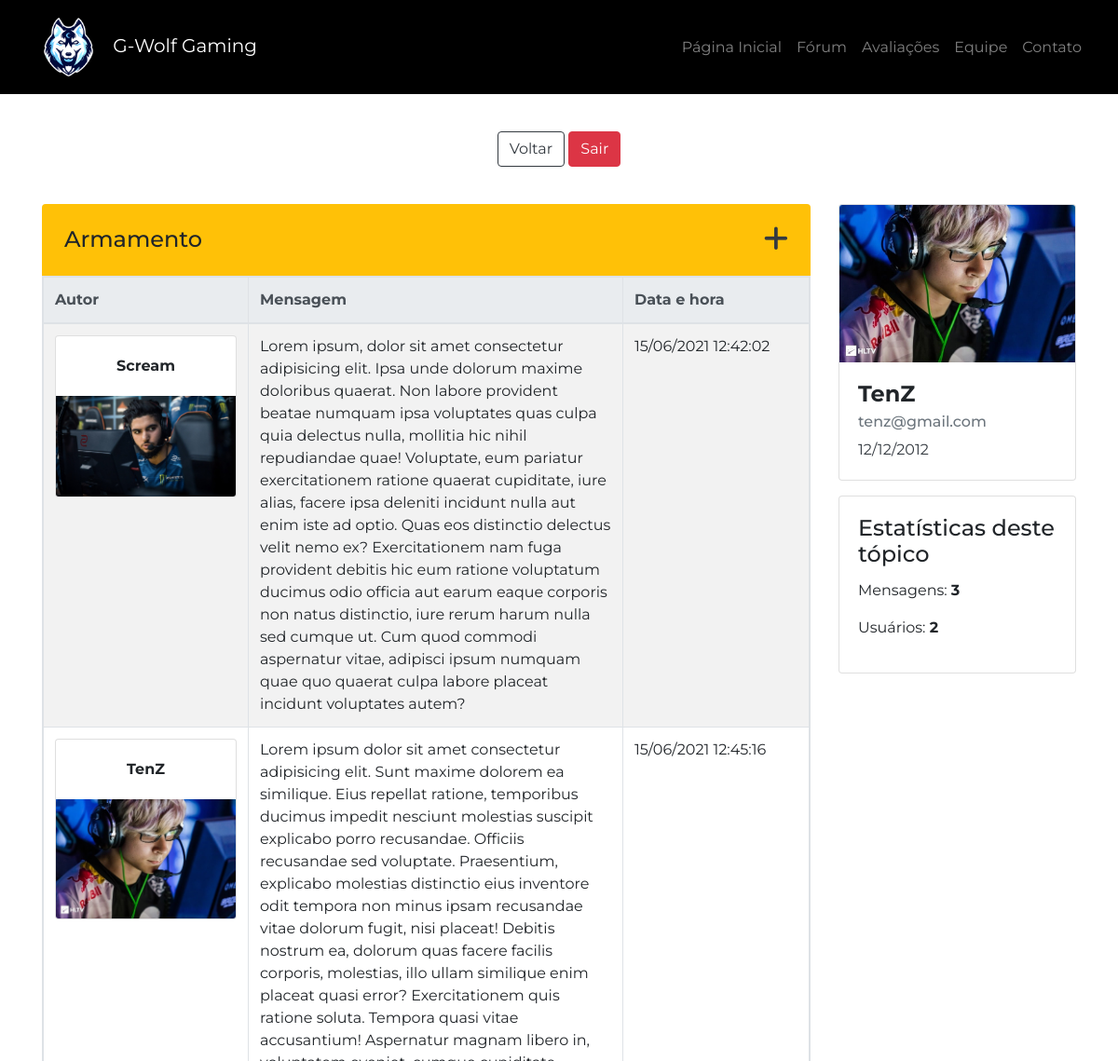
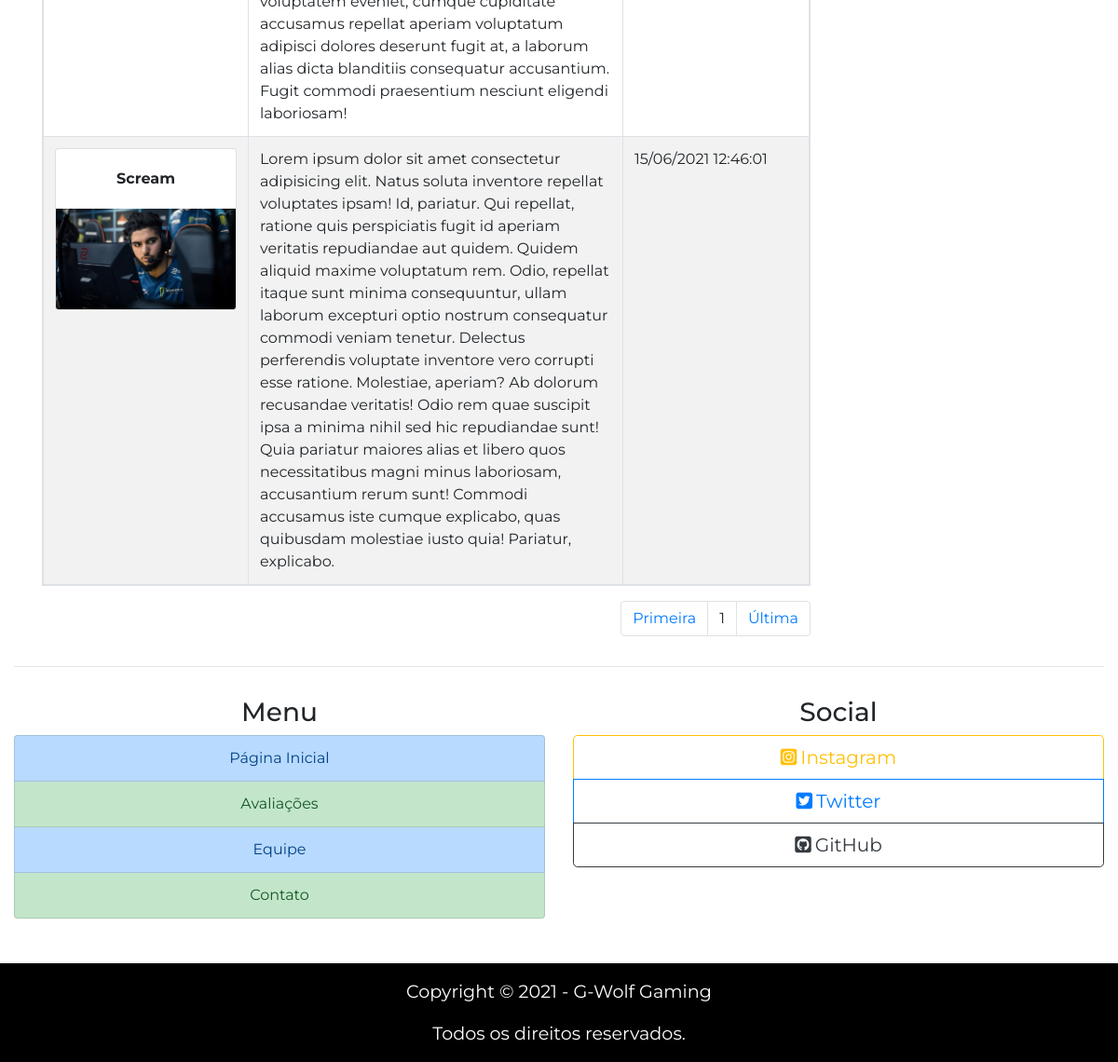
The page /topicos/armamento.php (signed in) on the database as committed earlier (2 pictures, top to bottom).
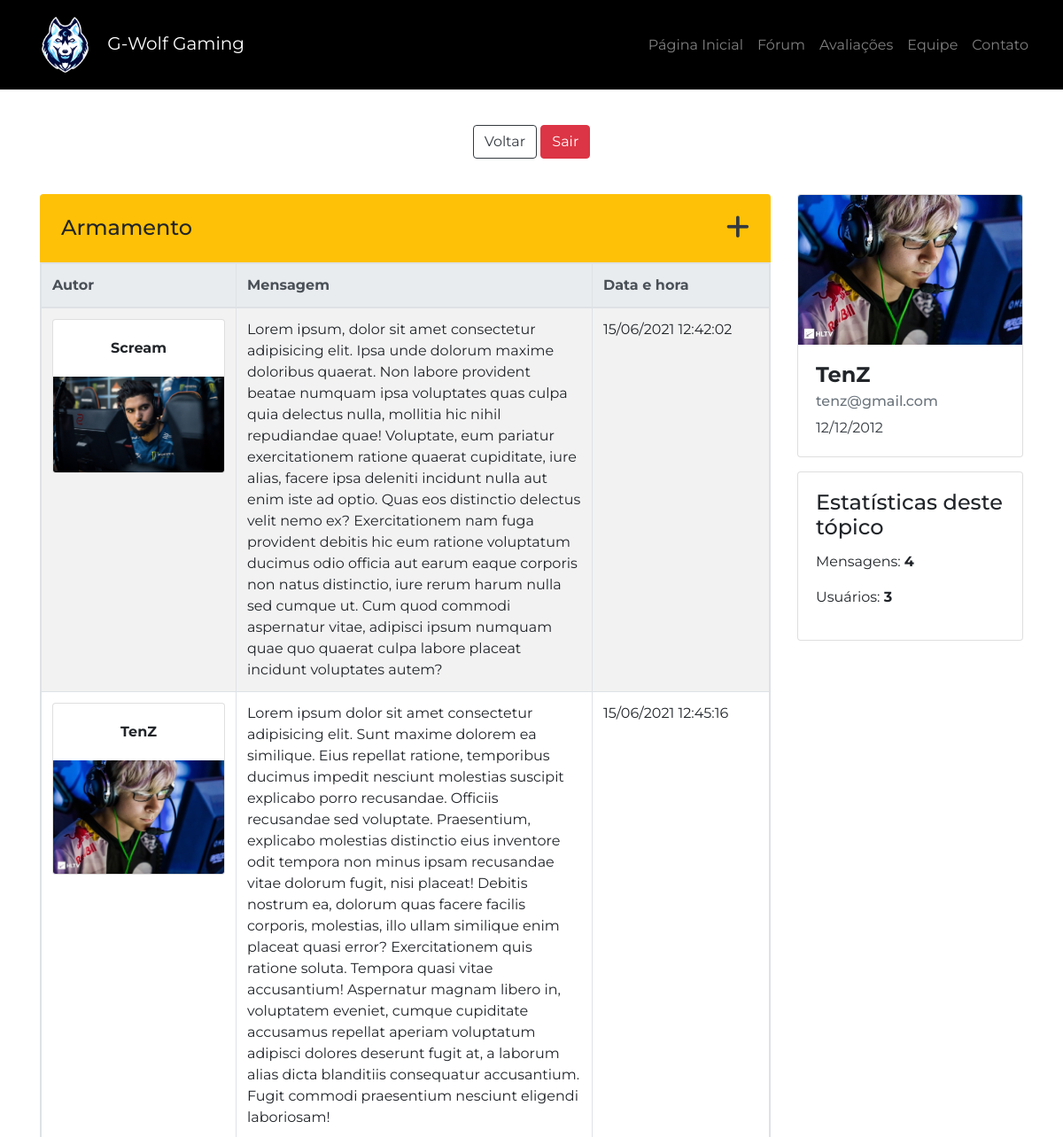
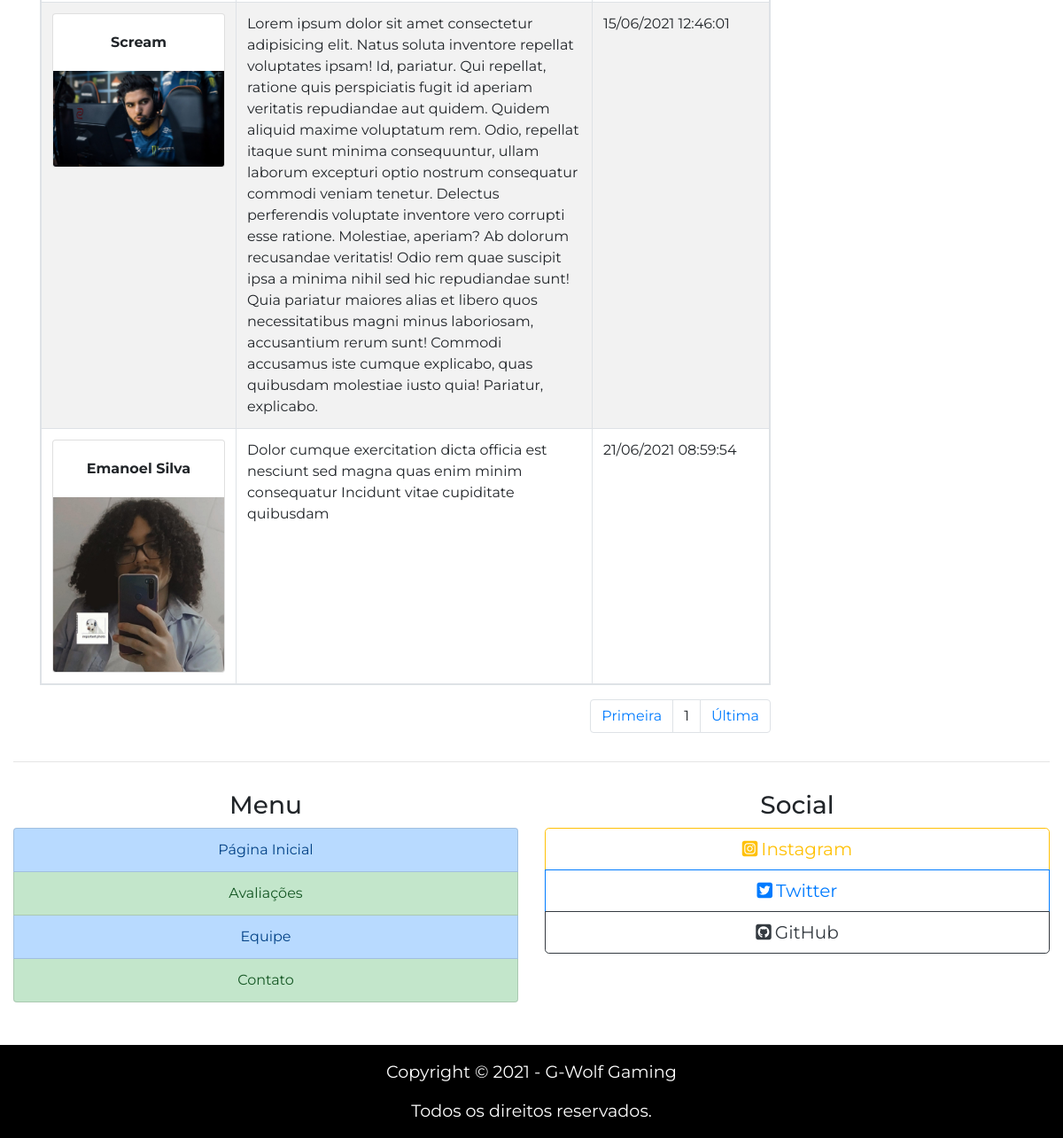
The same page on the database as committed later (2 pictures, top to bottom).
### tables this page shows
CREATE TABLE IF NOT EXISTS `mensagens_topico` (
  `id_msg` int(11) NOT NULL AUTO_INCREMENT,
  `conteudo_msg` varchar(3000) NOT NULL,
  `autor_msg` varchar(255) NOT NULL,
  `img_autor_msg` varchar(40) NOT NULL,
  `data_msg` datetime NOT NULL,
  `topico_msg` varchar(255) NOT NULL,
  PRIMARY KEY (`id_msg`)
);

### topicos/armamento.php (the view, shortened to what the changed rows need)
<?php
include_once("../php/conexao.php");
$contar_msg = "SELECT * FROM mensagens_topico WHERE topico_msg = 'Armamento'";
$resultado_contar_msg = mysqli_query($connect, $contar_msg);
$total_msg = mysqli_num_rows($resultado_contar_msg);
$contar_usuarios = "SELECT autor_msg, COUNT(autor_msg) as total FROM mensagens_topico WHERE topico_msg = 'Armamento' GROUP BY autor_msg";
$resultado_contar_usuarios = mysqli_query($connect, $contar_usuarios);
$total_usuarios = mysqli_num_rows($resultado_contar_usuarios);
?>
<!DOCTYPE html>
<html lang="pt-br">
<head>
    <link rel="stylesheet" href="https://stackpath.bootstrapcdn.com/bootstrap/4.5.0/css/bootstrap.min.css">
    <link rel="stylesheet" href="../css/global.css">
    <link rel="stylesheet" href="../css/homeforum.css">
</head>
<body>
    <main>
        <div class="container mt-2">
            <div class="row">
                <div class="col-12 col-lg-9 col-xl-9">
                    <div id="topic" class="d-flex bg-warning mb-0 p-4 rounded-top justify-content-between">
                        <h2 class="h4 mb-0">Armamento</h2>
                    </div>
                    <table class="table table-striped table-bordered table-responsive">
                        <thead class="thead-light">
                            <tr>
                                <th scope="col" class="autor-col">Autor</th>
                                <th scope="col" class="msg-col">Mensagem</th>
                                <th scope="col" class="date-col">Data e hora</th>
                            </tr>
                        </thead>
                        <tbody>
                            <?php
                                $pagina_atual = filter_input(INPUT_GET, 'pagina', FILTER_SANITIZE_NUMBER_INT);
                                $pagina = (!empty($pagina_atual)) ? $pagina_atual : 1;
                                $qnt_pagina = 20;
                                $inicio = ($qnt_pagina * $pagina) - $qnt_pagina;
                                $show_msg = "SELECT * FROM mensagens_topico WHERE topico_msg = 'Armamento' LIMIT $inicio, $qnt_pagina";
                                $resultado_show_msg = mysqli_query($connect, $show_msg);
                                while($row_msg = mysqli_fetch_assoc($resultado_show_msg)):
                            ?>
                            <tr>
                                <td>
                                    <div class="card text-center">
                                        <div class="card-body">
                                            <b><?php echo $row_msg['autor_msg']; ?></b>
                                        </div>
                                        <img class="card-img-bottom" src="../upload/<?php echo $row_msg['img_autor_msg']; ?>" alt="Imagem Autor">
                                    </div>
                                </td>
                                <td>
                                    <?php echo $row_msg['conteudo_msg']; ?>
                                </td>
                                <td>
                                    <div><?php $data_msg = $row_msg['data_msg']; echo date('d/m/Y H:i:s', strtotime($data_msg)); ?></div>
                                </td>
                            </tr>
                            <?php
                                endwhile;
                            ?>
                        </tbody>
                    </table>
                </div>
                <div class="col-12 col-lg-3 col-xl-3">
                    <aside>
                        <div class="row">
                            <div class="col-12 col-sm-6 col-lg-12 col-xl-12">
                                <div class="card mb-3 mb-sm-3 mb-xl-3">
                                    <div class="card-body">
                                        <h2 class="h4 card-title">Estatísticas deste tópico</h1>
                                        <p>Mensagens: <b><?php echo $total_msg; ?></b></p>
                                        <p>Usuários: <b><?php echo $total_usuarios; ?></b></p>
                                    </div>
                                </div>
                            </div>
                        </div>
                    </aside>
                </div>
            </div>
        </div>
    </main>
</body>
</html>

Rows that differ between the two databases and show on the page:
added mensagens_topico: autor_msg "Emanoel Silva", img_autor_msg (picture), conteudo_msg "Dolor cumque exercitation dicta officia est nesciunt sed magna quas enim minim consequatur Incidunt vitae cupiditate quibusdam", data_msg "21/06/2021 08:59:54"
Other text that changed with them:
$total_msg: "3" → "4"
$total_usuarios: "2" → "3"
